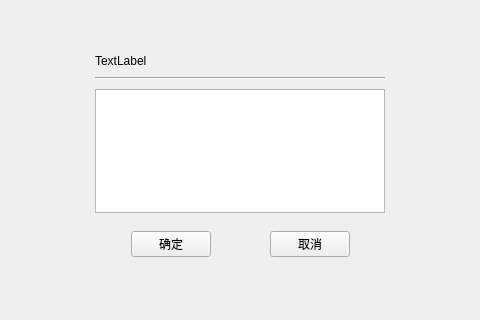
<?xml version="1.0" encoding="UTF-8"?>
<ui version="4.0">
 <class>ui_radio_dialog</class>
 <widget class="QMainWindow" name="ui_radio_dialog">
  <property name="enabled">
   <bool>true</bool>
  </property>
  <property name="geometry">
   <rect>
    <x>0</x>
    <y>0</y>
    <width>480</width>
    <height>320</height>
   </rect>
  </property>
  <property name="windowTitle">
   <string>MainWindow</string>
  </property>
  <widget class="QWidget" name="centralwidget">
   <layout class="QGridLayout" name="gridLayout" columnstretch="1,4,1">
    <item row="0" column="1">
     <spacer name="verticalSpacer">
      <property name="orientation">
       <enum>Qt::Vertical</enum>
      </property>
      <property name="sizeHint" stdset="0">
       <size>
        <width>20</width>
        <height>104</height>
       </size>
      </property>
     </spacer>
    </item>
    <item row="1" column="0">
     <spacer name="horizontalSpacer_2">
      <property name="orientation">
       <enum>Qt::Horizontal</enum>
      </property>
      <property name="sizeHint" stdset="0">
       <size>
        <width>72</width>
        <height>20</height>
       </size>
      </property>
     </spacer>
    </item>
    <item row="1" column="2">
     <spacer name="horizontalSpacer_3">
      <property name="orientation">
       <enum>Qt::Horizontal</enum>
      </property>
      <property name="sizeHint" stdset="0">
       <size>
        <width>72</width>
        <height>20</height>
       </size>
      </property>
     </spacer>
    </item>
    <item row="2" column="1">
     <spacer name="verticalSpacer_2">
      <property name="orientation">
       <enum>Qt::Vertical</enum>
      </property>
      <property name="sizeHint" stdset="0">
       <size>
        <width>20</width>
        <height>104</height>
       </size>
      </property>
     </spacer>
    </item>
    <item row="1" column="1">
     <widget class="QFrame" name="radio_dialog_frame">
      <property name="frameShape">
       <enum>QFrame::NoFrame</enum>
      </property>
      <property name="frameShadow">
       <enum>QFrame::Raised</enum>
      </property>
      <layout class="QVBoxLayout" name="verticalLayout" stretch="1,0,0,1">
       <property name="spacing">
        <number>9</number>
       </property>
       <item>
        <widget class="QLabel" name="tip_title_label">
         <property name="text">
          <string>TextLabel</string>
         </property>
        </widget>
       </item>
       <item>
        <widget class="Line" name="tip_frame">
         <property name="orientation">
          <enum>Qt::Horizontal</enum>
         </property>
        </widget>
       </item>
       <item>
        <widget class="QWidget" name="radio_widget" native="true">
         <layout class="QVBoxLayout" name="radioLayout">
          <property name="spacing">
           <number>0</number>
          </property>
          <property name="leftMargin">
           <number>0</number>
          </property>
          <property name="topMargin">
           <number>0</number>
          </property>
          <property name="rightMargin">
           <number>0</number>
          </property>
          <property name="bottomMargin">
           <number>0</number>
          </property>
          <item>
           <widget class="QListView" name="radio_listView">
            <property name="editTriggers">
             <set>QAbstractItemView::NoEditTriggers</set>
            </property>
           </widget>
          </item>
         </layout>
        </widget>
       </item>
       <item>
        <widget class="QWidget" name="widget" native="true">
         <layout class="QHBoxLayout" name="horizontalLayout" stretch="1,2,2,2,1">
          <item>
           <spacer name="horizontalSpacer_4">
            <property name="orientation">
             <enum>Qt::Horizontal</enum>
            </property>
            <property name="sizeHint" stdset="0">
             <size>
              <width>19</width>
              <height>20</height>
             </size>
            </property>
           </spacer>
          </item>
          <item>
           <widget class="QPushButton" name="radio_confirm_btn">
            <property name="sizePolicy">
             <sizepolicy hsizetype="Expanding" vsizetype="Expanding">
              <horstretch>0</horstretch>
              <verstretch>0</verstretch>
             </sizepolicy>
            </property>
            <property name="maximumSize">
             <size>
              <width>225</width>
              <height>80</height>
             </size>
            </property>
            <property name="text">
             <string>确定</string>
            </property>
           </widget>
          </item>
          <item>
           <spacer name="horizontalSpacer">
            <property name="orientation">
             <enum>Qt::Horizontal</enum>
            </property>
            <property name="sizeHint" stdset="0">
             <size>
              <width>40</width>
              <height>20</height>
             </size>
            </property>
           </spacer>
          </item>
          <item>
           <widget class="QPushButton" name="radio_cancel_btn">
            <property name="sizePolicy">
             <sizepolicy hsizetype="Expanding" vsizetype="Expanding">
              <horstretch>0</horstretch>
              <verstretch>0</verstretch>
             </sizepolicy>
            </property>
            <property name="maximumSize">
             <size>
              <width>225</width>
              <height>80</height>
             </size>
            </property>
            <property name="text">
             <string>取消</string>
            </property>
           </widget>
          </item>
          <item>
           <spacer name="horizontalSpacer_5">
            <property name="orientation">
             <enum>Qt::Horizontal</enum>
            </property>
            <property name="sizeHint" stdset="0">
             <size>
              <width>19</width>
              <height>20</height>
             </size>
            </property>
           </spacer>
          </item>
         </layout>
        </widget>
       </item>
      </layout>
     </widget>
    </item>
   </layout>
  </widget>
 </widget>
 <resources/>
 <connections/>
</ui>
